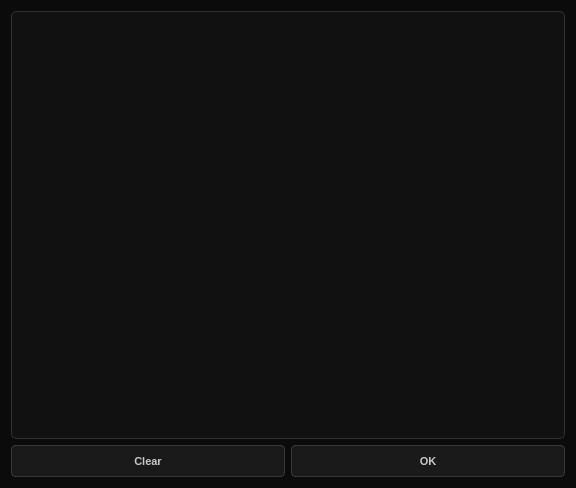
<?xml version="1.0" encoding="UTF-8"?>
<ui version="4.0">
 <class>LogWidget</class>
 <widget class="QWidget" name="LogWidget">
  <property name="geometry">
   <rect>
    <x>0</x>
    <y>0</y>
    <width>576</width>
    <height>488</height>
   </rect>
  </property>
  <property name="windowTitle">
   <string>Log</string>
  </property>
  <property name="styleSheet">
   <string notr="true">QWidget#LogWidget {
    background-color: rgb(11, 11, 11);
    color: #C8C8C8;
    border: none;
    font-size: 11px;
}

QPlainTextEdit {
    background-color: #111111;
    color: #C8C8C8;

    border: 1px solid #303030;
    border-radius: 5px;

    padding: 8px;

    selection-background-color: #444444;
    selection-color: #F0F0F0;

    font-size: 11px;
}

/* Focus */

QPlainTextEdit:focus {
    border: 1px solid #484848;
}

/* Disabled */

QPlainTextEdit:disabled {
    color: #666666;
    background-color: #0E0E0E;
    border-color: #252525;
}

/* ---------- ScrollBar: Vertical ---------- */

QScrollBar:vertical {
    background-color: #111111;

    width: 10px;
    margin: 3px 2px 3px 0px;

    border: none;
}

QScrollBar::handle:vertical {
    background-color: #484848;

    min-height: 28px;
    border-radius: 4px;

    margin: 1px 1px;
}

QScrollBar::handle:vertical:hover {
    background-color: #686868;
}

QScrollBar::handle:vertical:pressed {
    background-color: #858585;
}

QScrollBar::add-line:vertical,
QScrollBar::sub-line:vertical {
    height: 0px;
    background: none;
    border: none;
}

QScrollBar::add-page:vertical,
QScrollBar::sub-page:vertical {
    background: transparent;
}

/* ---------- ScrollBar: Horizontal ---------- */

QScrollBar:horizontal {
    background-color: #111111;

    height: 10px;
    margin: 0px 3px 2px 3px;

    border: none;
}

QScrollBar::handle:horizontal {
    background-color: #484848;

    min-width: 28px;
    border-radius: 4px;

    margin: 1px 1px;
}

QScrollBar::handle:horizontal:hover {
    background-color: #686868;
}

QScrollBar::handle:horizontal:pressed {
    background-color: #858585;
}

QScrollBar::add-line:horizontal,
QScrollBar::sub-line:horizontal {
    width: 0px;
    background: none;
    border: none;
}

QScrollBar::add-page:horizontal,
QScrollBar::sub-page:horizontal {
    background: transparent;
}

/* ---------- QPushButton: Default ---------- */

QPushButton {
    background-color: #1A1A1A;
    color: #C8C8C8;

    border: 1px solid #383838;
    border-radius: 4px;

    padding: 6px 14px;
    min-height: 18px;

    font-size: 11px;
    font-weight: 500;
}

/* Hover */

QPushButton:hover {
    background-color: #292929;
    color: #F0F0F0;

    border: 1px solid #555555;
}

/* Pressed */

QPushButton:pressed {
    background-color: #101010;
    color: #A0A0A0;

    border: 1px solid #686868;
    padding-top: 7px;
    padding-bottom: 5px;
}

/* Keyboard Focus */

QPushButton:focus {
    border: 1px solid #686868;
}

/* Disabled */

QPushButton:disabled {
    background-color: #141414;
    color: #555555;

    border: 1px solid #262626;
}
QPushButton:checked {
    background-color: #303030;
    color: #EEEEEE;
    border: 1px solid #606060;
}

/* Error State */
QPushButton[class=&quot;error&quot;] {
    background-color: #351717;
    color: #FF7777;
    border: 1px solid #713333;
    border-radius: 4px;
    padding: 6px 14px;
}

QPushButton[class=&quot;error&quot;]:hover {
    background-color: #552020;
    color: #FF9999;
    border-color: #A34444;
}

QPushButton[class=&quot;error&quot;]:pressed {
    background-color: #281212;
    color: #E87575;
    border-color: #C65B5B;
}

QPushButton[class=&quot;error&quot;]:disabled {
    background-color: #1C1414;
    color: #765050;
    border-color: #3A2828;
}


/* Warning State */
QPushButton[class=&quot;warning&quot;] {
    background-color: #30280F;
    color: #EBC75E;
    border: 1px solid #665522;
    border-radius: 4px;
    padding: 6px 14px;
}

QPushButton[class=&quot;warning&quot;]:hover {
    background-color: #493A13;
    color: #FFDA72;
    border-color: #9A7A2B;
}

QPushButton[class=&quot;warning&quot;]:pressed {
    background-color: #25200F;
    color: #D6B650;
    border-color: #B5973D;
}

QPushButton[class=&quot;warning&quot;]:disabled {
    background-color: #19170F;
    color: #786B43;
    border-color: #393222;
}</string>
  </property>
  <layout class="QVBoxLayout" name="verticalLayout">
   <item>
    <widget class="QPlainTextEdit" name="textEdit"/>
   </item>
   <item>
    <layout class="QHBoxLayout" name="horizontalLayout">
     <item>
      <widget class="QPushButton" name="btn_clear">
       <property name="sizePolicy">
        <sizepolicy hsizetype="Preferred" vsizetype="Preferred">
         <horstretch>0</horstretch>
         <verstretch>0</verstretch>
        </sizepolicy>
       </property>
       <property name="minimumSize">
        <size>
         <width>40</width>
         <height>32</height>
        </size>
       </property>
       <property name="text">
        <string>Clear</string>
       </property>
      </widget>
     </item>
     <item>
      <widget class="QPushButton" name="btn_ok">
       <property name="sizePolicy">
        <sizepolicy hsizetype="Preferred" vsizetype="Preferred">
         <horstretch>0</horstretch>
         <verstretch>0</verstretch>
        </sizepolicy>
       </property>
       <property name="minimumSize">
        <size>
         <width>40</width>
         <height>32</height>
        </size>
       </property>
       <property name="text">
        <string>OK</string>
       </property>
      </widget>
     </item>
    </layout>
   </item>
  </layout>
 </widget>
 <resources/>
 <connections/>
</ui>
